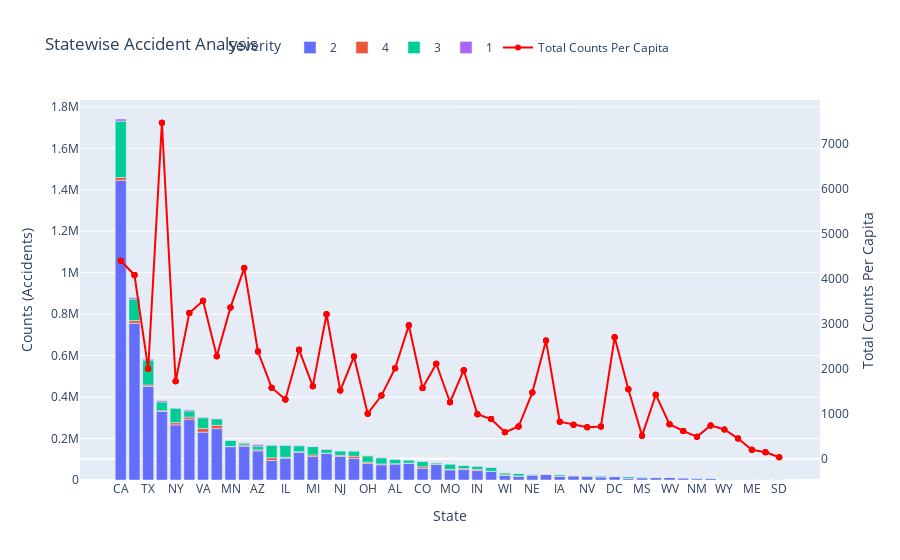

The code cell stored with this chart in its notebook:
### Code cell
import plotly.graph_objects as go

# Create the bar chart using Plotly Express
bar_fig = px.bar(
    severity_counts,
    x='State',
    y='Counts',
    color='Severity',
    title='Number of Accidents per Severity for Each State (Unnormalized)',
    color_continuous_scale='Viridis'
)

# Convert the Plotly Express figure to a go.Figure
fig = go.Figure(bar_fig)

# Add line graph
fig.add_trace(
    go.Scatter(
        x=severity_counts['State'],
        y=severity_counts['Normalized_Count'],
        mode='lines+markers',
        name='Total Counts Per Capita',
        line=dict(color='red', width=2),
        yaxis='y2'
    )
)

fig.update_layout(
    title="Statewise Accident Analysis",
    xaxis_title="State",
    yaxis_title="Counts (Accidents)",  # Left y-axis label for bar plot
    yaxis2=dict(
        title="Total Counts Per Capita",  # Right y-axis label for the line plot
        overlaying='y',  # This ensures the line plot uses a secondary y-axis
        side='right',  # Place secondary y-axis on the right
        showgrid=False  # Optionally remove grid lines from the secondary y-axis
    ),
    legend_title="Severity",
    legend=dict(
        orientation="h",  # Horizontal legend
        yanchor="bottom",  # Align legend at the bottom of the top boundary
        y=1.1,  # Position above the plot area
        xanchor="center",  # Center align the legend
        x=0.5  # Center the legend horizontally
    )
)
# Show the plot
fig.show()

### Figure 1 — Plotly figure (JSON) as saved in the notebook; plotly's stock layout.template omitted (floating-point values rounded to 4 significant figures; data arrays with more than 128 entries replaced by an {"elided": "..."} marker saying what was removed)
{"data": [{"alignmentgroup": "True", "hovertemplate": "Severity=2<br>State=%{x}<br>Counts=%{y}<extra></extra>", "legendgroup": "2", "marker": {"color": "#636efa", "pattern": {"shape": ""}}, "name": "2", "offsetgroup": "2", "orientation": "v", "showlegend": true, "textposition": "auto", "type": "bar", "x": ["CA", "FL", "TX", "SC", "NY", "NC", "VA", "PA", "MN", "OR", "AZ", "GA", "IL", "TN", "MI", "LA", "NJ", "MD", "OH", "WA", "AL", "UT", "CO", "OK", "MO", "CT", "IN", "MA", "WI", "KY", "NE", "MT", "IA", "AR", "NV", "KS", "DC", "RI", "MS", "DE", "WV", "ID", "NM", "NH", "WY", "ND", "ME", "VT", "SD"], "xaxis": "x", "y": [1445833, 755895, 450952, 330817, 265902, 293066, 230660, 247991, 160848, 162713, 140553, 94206, 105273, 133054, 113020, 127647, 113315, 103558, 79373, 73339, 76993, 79801, 56105, 75059, 48766, 50392, 45415, 41326, 21530, 18255, 24047, 27894, 17226, 19239, 17127, 14837, 16489, 8935, 10739, 11596, 12444, 10604, 6750, 7818, 3028, 3455, 2259, 616, 221], "yaxis": "y"}, {"alignmentgroup": "True", "hovertemplate": "Severity=4<br>State=%{x}<br>Counts=%{y}<extra></extra>", "legendgroup": "4", "marker": {"color": "#EF553B", "pattern": {"shape": ""}}, "name": "4", "offsetgroup": "4", "orientation": "v", "showlegend": true, "textposition": "auto", "type": "bar", "x": ["CA", "FL", "TX", "SC", "NY", "NC", "VA", "PA", "MN", "OR", "AZ", "GA", "IL", "TN", "MI", "LA", "NJ", "MD", "OH", "WA", "AL", "UT", "CO", "OK", "MO", "CT", "IN", "MA", "WI", "KY", "NE", "MT", "IA", "AR", "NV", "KS", "DC", "RI", "MS", "DE", "WV", "ID", "NM", "NH", "WY", "ND", "ME", "VT", "SD"], "xaxis": "x", "y": [13502, 13149, 7209, 3095, 10749, 10404, 18202, 15867, 863, 5894, 5116, 12776, 4317, 3489, 7635, 1945, 5887, 10892, 6447, 4091, 1828, 1646, 7504, 485, 2882, 4172, 5605, 547, 3462, 1232, 579, 459, 2069, 2827, 720, 800, 821, 119, 843, 1552, 823, 546, 573, 254, 547, 17, 119, 90, 60], "yaxis": "y"}, {"alignmentgroup": "True", "hovertemplate": "Severity=3<br>State=%{x}<br>Counts=%{y}<extra></extra>", "legendgroup": "3", "marker": {"color": "#00cc96", "pattern": {"shape": ""}}, "name": "3", "offsetgroup": "3", "orientation": "v", "showlegend": true, "textposition": "auto", "type": "bar", "x": ["CA", "FL", "TX", "SC", "NY", "NC", "VA", "PA", "MN", "OR", "AZ", "GA", "IL", "TN", "MI", "LA", "NJ", "MD", "OH", "WA", "AL", "UT", "CO", "OK", "MO", "CT", "IN", "MA", "WI", "KY", "NE", "MT", "IA", "AR", "NV", "KS", "DC", "RI", "MS", "DE", "WV", "ID", "NM", "NH", "WY", "ND", "ME", "VT", "SD"], "xaxis": "x", "y": [271814, 104065, 120443, 42470, 70062, 29590, 51324, 31031, 29884, 9730, 17551, 61245, 57748, 28510, 40488, 17575, 21318, 25450, 30589, 29926, 21542, 15000, 26306, 6800, 25405, 16369, 15877, 18623, 9606, 12476, 4151, 143, 6954, 677, 3690, 5321, 1177, 7728, 3570, 715, 524, 225, 2849, 2059, 182, 14, 316, 217, 8], "yaxis": "y"}, {"alignmentgroup": "True", "hovertemplate": "Severity=1<br>State=%{x}<br>Counts=%{y}<extra></extra>", "legendgroup": "1", "marker": {"color": "#ab63fa", "pattern": {"shape": ""}}, "name": "1", "offsetgroup": "1", "orientation": "v", "showlegend": true, "textposition": "auto", "type": "bar", "x": ["CA", "FL", "TX", "SC", "NY", "NC", "VA", "PA", "MN", "OR", "AZ", "GA", "IL", "TN", "MI", "LA", "NJ", "MD", "OH", "WA", "AL", "UT", "CO", "OK", "MO", "CT", "IN", "MA", "WI", "KY", "NE", "IA", "AR", "NV", "KS", "DC", "RI", "MS", "DE", "WV", "ID", "NM", "NH", "ND", "ME", "VT"], "xaxis": "x", "y": [10284, 7083, 4233, 6175, 1247, 5139, 3115, 1731, 489, 1323, 7389, 1007, 1620, 2335, 1048, 2534, 199, 517, 1706, 865, 681, 632, 970, 1303, 270, 72, 327, 1500, 90, 291, 93, 58, 37, 128, 34, 143, 189, 29, 234, 2, 1, 153, 82, 1, 4, 3], "yaxis": "y"}, {"line": {"color": "red", "width": 2}, "mode": "lines+markers", "name": "Total Counts Per Capita", "type": "scatter", "x": {"elided": "193 str values"}, "y": {"elided": "193 float values"}, "yaxis": "y2"}], "layout": {"barmode": "relative", "legend": {"orientation": "h", "title": {"text": "Severity"}, "tracegroupgap": 0, "x": 0.5, "xanchor": "center", "y": 1.1, "yanchor": "bottom"}, "title": {"text": "Statewise Accident Analysis"}, "xaxis": {"anchor": "y", "domain": [0, 1], "title": {"text": "State"}}, "yaxis": {"anchor": "x", "domain": [0, 1], "title": {"text": "Counts (Accidents)"}}, "yaxis2": {"overlaying": "y", "showgrid": false, "side": "right", "title": {"text": "Total Counts Per Capita"}}}}
